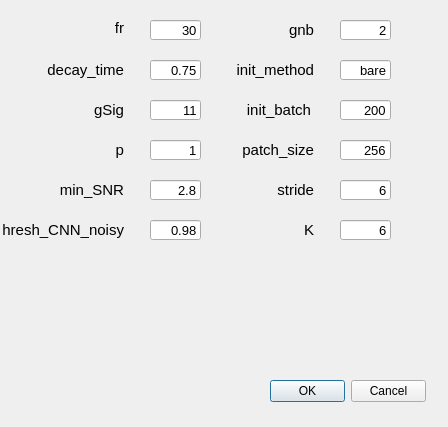
<?xml version="1.0" encoding="UTF-8"?>
<ui version="4.0">
 <class>Dialog</class>
 <widget class="QDialog" name="Dialog">
  <property name="geometry">
   <rect>
    <x>0</x>
    <y>0</y>
    <width>448</width>
    <height>427</height>
   </rect>
  </property>
  <property name="windowTitle">
   <string>Dialog</string>
  </property>
  <widget class="QDialogButtonBox" name="buttonBox">
   <property name="geometry">
    <rect>
     <x>270</x>
     <y>380</y>
     <width>156</width>
     <height>23</height>
    </rect>
   </property>
   <property name="orientation">
    <enum>Qt::Horizontal</enum>
   </property>
   <property name="standardButtons">
    <set>QDialogButtonBox::Cancel|QDialogButtonBox::Ok</set>
   </property>
  </widget>
  <widget class="QLabel" name="order">
   <property name="geometry">
    <rect>
     <x>70</x>
     <y>20</y>
     <width>54</width>
     <height>16</height>
    </rect>
   </property>
   <property name="font">
    <font>
     <pointsize>11</pointsize>
    </font>
   </property>
   <property name="toolTip">
    <string>order of the autoregressive system</string>
   </property>
   <property name="statusTip">
    <string/>
   </property>
   <property name="whatsThis">
    <string/>
   </property>
   <property name="text">
    <string>fr</string>
   </property>
   <property name="alignment">
    <set>Qt::AlignRight|Qt::AlignTrailing|Qt::AlignVCenter</set>
   </property>
  </widget>
  <widget class="QLineEdit" name="lineEdit">
   <property name="geometry">
    <rect>
     <x>150</x>
     <y>20</y>
     <width>51</width>
     <height>20</height>
    </rect>
   </property>
   <property name="font">
    <font>
     <pointsize>10</pointsize>
    </font>
   </property>
   <property name="text">
    <string>30</string>
   </property>
   <property name="alignment">
    <set>Qt::AlignRight|Qt::AlignTrailing|Qt::AlignVCenter</set>
   </property>
  </widget>
  <widget class="QLineEdit" name="lineEdit_2">
   <property name="geometry">
    <rect>
     <x>150</x>
     <y>60</y>
     <width>51</width>
     <height>20</height>
    </rect>
   </property>
   <property name="font">
    <font>
     <pointsize>10</pointsize>
    </font>
   </property>
   <property name="text">
    <string>0.75</string>
   </property>
   <property name="alignment">
    <set>Qt::AlignRight|Qt::AlignTrailing|Qt::AlignVCenter</set>
   </property>
  </widget>
  <widget class="QLabel" name="order_2">
   <property name="geometry">
    <rect>
     <x>33</x>
     <y>60</y>
     <width>91</width>
     <height>20</height>
    </rect>
   </property>
   <property name="font">
    <font>
     <pointsize>11</pointsize>
    </font>
   </property>
   <property name="whatsThis">
    <string/>
   </property>
   <property name="text">
    <string>decay_time</string>
   </property>
   <property name="alignment">
    <set>Qt::AlignRight|Qt::AlignTrailing|Qt::AlignVCenter</set>
   </property>
  </widget>
  <widget class="QLabel" name="order_3">
   <property name="geometry">
    <rect>
     <x>33</x>
     <y>100</y>
     <width>91</width>
     <height>20</height>
    </rect>
   </property>
   <property name="font">
    <font>
     <pointsize>11</pointsize>
    </font>
   </property>
   <property name="toolTip">
    <string>gaussian width of a 2D gaussian kernel, which approximates a neuron</string>
   </property>
   <property name="whatsThis">
    <string/>
   </property>
   <property name="text">
    <string>gSig</string>
   </property>
   <property name="alignment">
    <set>Qt::AlignRight|Qt::AlignTrailing|Qt::AlignVCenter</set>
   </property>
  </widget>
  <widget class="QLineEdit" name="lineEdit_3">
   <property name="geometry">
    <rect>
     <x>150</x>
     <y>100</y>
     <width>51</width>
     <height>20</height>
    </rect>
   </property>
   <property name="font">
    <font>
     <pointsize>10</pointsize>
    </font>
   </property>
   <property name="text">
    <string>11</string>
   </property>
   <property name="alignment">
    <set>Qt::AlignRight|Qt::AlignTrailing|Qt::AlignVCenter</set>
   </property>
  </widget>
  <widget class="QLabel" name="order_4">
   <property name="geometry">
    <rect>
     <x>33</x>
     <y>140</y>
     <width>91</width>
     <height>20</height>
    </rect>
   </property>
   <property name="font">
    <font>
     <pointsize>11</pointsize>
    </font>
   </property>
   <property name="toolTip">
    <string>average diameter of a neuron, in general 4*gSig+1</string>
   </property>
   <property name="whatsThis">
    <string/>
   </property>
   <property name="text">
    <string>p</string>
   </property>
   <property name="alignment">
    <set>Qt::AlignRight|Qt::AlignTrailing|Qt::AlignVCenter</set>
   </property>
  </widget>
  <widget class="QLineEdit" name="lineEdit_4">
   <property name="geometry">
    <rect>
     <x>150</x>
     <y>140</y>
     <width>51</width>
     <height>20</height>
    </rect>
   </property>
   <property name="font">
    <font>
     <pointsize>10</pointsize>
    </font>
   </property>
   <property name="text">
    <string>1</string>
   </property>
   <property name="alignment">
    <set>Qt::AlignRight|Qt::AlignTrailing|Qt::AlignVCenter</set>
   </property>
  </widget>
  <widget class="QLabel" name="order_5">
   <property name="geometry">
    <rect>
     <x>33</x>
     <y>180</y>
     <width>91</width>
     <height>20</height>
    </rect>
   </property>
   <property name="font">
    <font>
     <pointsize>11</pointsize>
    </font>
   </property>
   <property name="toolTip">
    <string>possibility to seed with predetermined binary masks</string>
   </property>
   <property name="whatsThis">
    <string/>
   </property>
   <property name="text">
    <string>min_SNR</string>
   </property>
   <property name="alignment">
    <set>Qt::AlignRight|Qt::AlignTrailing|Qt::AlignVCenter</set>
   </property>
  </widget>
  <widget class="QLineEdit" name="lineEdit_5">
   <property name="geometry">
    <rect>
     <x>150</x>
     <y>180</y>
     <width>51</width>
     <height>20</height>
    </rect>
   </property>
   <property name="font">
    <font>
     <pointsize>10</pointsize>
    </font>
   </property>
   <property name="text">
    <string>2.8</string>
   </property>
   <property name="alignment">
    <set>Qt::AlignRight|Qt::AlignTrailing|Qt::AlignVCenter</set>
   </property>
  </widget>
  <widget class="QLabel" name="order_6">
   <property name="geometry">
    <rect>
     <x>3</x>
     <y>220</y>
     <width>121</width>
     <height>20</height>
    </rect>
   </property>
   <property name="font">
    <font>
     <pointsize>11</pointsize>
    </font>
   </property>
   <property name="toolTip">
    <string>merging threshold, max correlation allowed</string>
   </property>
   <property name="whatsThis">
    <string/>
   </property>
   <property name="text">
    <string>thresh_CNN_noisy</string>
   </property>
   <property name="alignment">
    <set>Qt::AlignRight|Qt::AlignTrailing|Qt::AlignVCenter</set>
   </property>
  </widget>
  <widget class="QLineEdit" name="lineEdit_6">
   <property name="geometry">
    <rect>
     <x>150</x>
     <y>220</y>
     <width>51</width>
     <height>20</height>
    </rect>
   </property>
   <property name="font">
    <font>
     <pointsize>10</pointsize>
    </font>
   </property>
   <property name="text">
    <string>0.98</string>
   </property>
   <property name="alignment">
    <set>Qt::AlignRight|Qt::AlignTrailing|Qt::AlignVCenter</set>
   </property>
  </widget>
  <widget class="QLabel" name="order_7">
   <property name="geometry">
    <rect>
     <x>223</x>
     <y>20</y>
     <width>91</width>
     <height>20</height>
    </rect>
   </property>
   <property name="font">
    <font>
     <pointsize>11</pointsize>
    </font>
   </property>
   <property name="toolTip">
    <string>merging threshold, max correlation allowed</string>
   </property>
   <property name="whatsThis">
    <string/>
   </property>
   <property name="text">
    <string>gnb</string>
   </property>
   <property name="alignment">
    <set>Qt::AlignRight|Qt::AlignTrailing|Qt::AlignVCenter</set>
   </property>
  </widget>
  <widget class="QLineEdit" name="lineEdit_7">
   <property name="geometry">
    <rect>
     <x>340</x>
     <y>20</y>
     <width>51</width>
     <height>20</height>
    </rect>
   </property>
   <property name="font">
    <font>
     <pointsize>10</pointsize>
    </font>
   </property>
   <property name="text">
    <string>2</string>
   </property>
   <property name="alignment">
    <set>Qt::AlignRight|Qt::AlignTrailing|Qt::AlignVCenter</set>
   </property>
  </widget>
  <widget class="QLabel" name="order_8">
   <property name="geometry">
    <rect>
     <x>223</x>
     <y>60</y>
     <width>91</width>
     <height>20</height>
    </rect>
   </property>
   <property name="font">
    <font>
     <pointsize>11</pointsize>
    </font>
   </property>
   <property name="toolTip">
    <string>merging threshold, max correlation allowed</string>
   </property>
   <property name="whatsThis">
    <string/>
   </property>
   <property name="text">
    <string>init_method</string>
   </property>
   <property name="alignment">
    <set>Qt::AlignRight|Qt::AlignTrailing|Qt::AlignVCenter</set>
   </property>
  </widget>
  <widget class="QLineEdit" name="lineEdit_8">
   <property name="geometry">
    <rect>
     <x>340</x>
     <y>60</y>
     <width>51</width>
     <height>20</height>
    </rect>
   </property>
   <property name="font">
    <font>
     <pointsize>10</pointsize>
    </font>
   </property>
   <property name="text">
    <string>bare</string>
   </property>
   <property name="alignment">
    <set>Qt::AlignRight|Qt::AlignTrailing|Qt::AlignVCenter</set>
   </property>
  </widget>
  <widget class="QLineEdit" name="lineEdit_9">
   <property name="geometry">
    <rect>
     <x>340</x>
     <y>100</y>
     <width>51</width>
     <height>20</height>
    </rect>
   </property>
   <property name="font">
    <font>
     <pointsize>10</pointsize>
    </font>
   </property>
   <property name="text">
    <string>200</string>
   </property>
   <property name="alignment">
    <set>Qt::AlignRight|Qt::AlignTrailing|Qt::AlignVCenter</set>
   </property>
  </widget>
  <widget class="QLabel" name="order_9">
   <property name="geometry">
    <rect>
     <x>220</x>
     <y>100</y>
     <width>91</width>
     <height>20</height>
    </rect>
   </property>
   <property name="font">
    <font>
     <pointsize>11</pointsize>
    </font>
   </property>
   <property name="toolTip">
    <string>merging threshold, max correlation allowed</string>
   </property>
   <property name="whatsThis">
    <string/>
   </property>
   <property name="text">
    <string>init_batch</string>
   </property>
   <property name="alignment">
    <set>Qt::AlignRight|Qt::AlignTrailing|Qt::AlignVCenter</set>
   </property>
  </widget>
  <widget class="QLabel" name="order_10">
   <property name="geometry">
    <rect>
     <x>223</x>
     <y>220</y>
     <width>91</width>
     <height>20</height>
    </rect>
   </property>
   <property name="font">
    <font>
     <pointsize>11</pointsize>
    </font>
   </property>
   <property name="toolTip">
    <string>merging threshold, max correlation allowed</string>
   </property>
   <property name="whatsThis">
    <string/>
   </property>
   <property name="text">
    <string>K</string>
   </property>
   <property name="alignment">
    <set>Qt::AlignRight|Qt::AlignTrailing|Qt::AlignVCenter</set>
   </property>
  </widget>
  <widget class="QLabel" name="order_11">
   <property name="geometry">
    <rect>
     <x>223</x>
     <y>140</y>
     <width>91</width>
     <height>20</height>
    </rect>
   </property>
   <property name="font">
    <font>
     <pointsize>11</pointsize>
    </font>
   </property>
   <property name="toolTip">
    <string>average diameter of a neuron, in general 4*gSig+1</string>
   </property>
   <property name="whatsThis">
    <string/>
   </property>
   <property name="text">
    <string>patch_size</string>
   </property>
   <property name="alignment">
    <set>Qt::AlignRight|Qt::AlignTrailing|Qt::AlignVCenter</set>
   </property>
  </widget>
  <widget class="QLineEdit" name="lineEdit_10">
   <property name="geometry">
    <rect>
     <x>340</x>
     <y>140</y>
     <width>51</width>
     <height>20</height>
    </rect>
   </property>
   <property name="font">
    <font>
     <pointsize>10</pointsize>
    </font>
   </property>
   <property name="text">
    <string>256</string>
   </property>
   <property name="alignment">
    <set>Qt::AlignRight|Qt::AlignTrailing|Qt::AlignVCenter</set>
   </property>
  </widget>
  <widget class="QLineEdit" name="lineEdit_11">
   <property name="geometry">
    <rect>
     <x>340</x>
     <y>180</y>
     <width>51</width>
     <height>20</height>
    </rect>
   </property>
   <property name="font">
    <font>
     <pointsize>10</pointsize>
    </font>
   </property>
   <property name="text">
    <string>6</string>
   </property>
   <property name="alignment">
    <set>Qt::AlignRight|Qt::AlignTrailing|Qt::AlignVCenter</set>
   </property>
  </widget>
  <widget class="QLabel" name="order_12">
   <property name="geometry">
    <rect>
     <x>223</x>
     <y>180</y>
     <width>91</width>
     <height>20</height>
    </rect>
   </property>
   <property name="font">
    <font>
     <pointsize>11</pointsize>
    </font>
   </property>
   <property name="toolTip">
    <string>possibility to seed with predetermined binary masks</string>
   </property>
   <property name="whatsThis">
    <string/>
   </property>
   <property name="text">
    <string>stride</string>
   </property>
   <property name="alignment">
    <set>Qt::AlignRight|Qt::AlignTrailing|Qt::AlignVCenter</set>
   </property>
  </widget>
  <widget class="QLineEdit" name="lineEdit_12">
   <property name="geometry">
    <rect>
     <x>340</x>
     <y>220</y>
     <width>51</width>
     <height>20</height>
    </rect>
   </property>
   <property name="font">
    <font>
     <pointsize>10</pointsize>
    </font>
   </property>
   <property name="text">
    <string>6</string>
   </property>
   <property name="alignment">
    <set>Qt::AlignRight|Qt::AlignTrailing|Qt::AlignVCenter</set>
   </property>
  </widget>
 </widget>
 <resources/>
 <connections>
  <connection>
   <sender>buttonBox</sender>
   <signal>accepted()</signal>
   <receiver>Dialog</receiver>
   <slot>accept()</slot>
   <hints>
    <hint type="sourcelabel">
     <x>248</x>
     <y>254</y>
    </hint>
    <hint type="destinationlabel">
     <x>157</x>
     <y>274</y>
    </hint>
   </hints>
  </connection>
  <connection>
   <sender>buttonBox</sender>
   <signal>rejected()</signal>
   <receiver>Dialog</receiver>
   <slot>reject()</slot>
   <hints>
    <hint type="sourcelabel">
     <x>316</x>
     <y>260</y>
    </hint>
    <hint type="destinationlabel">
     <x>286</x>
     <y>274</y>
    </hint>
   </hints>
  </connection>
 </connections>
</ui>
